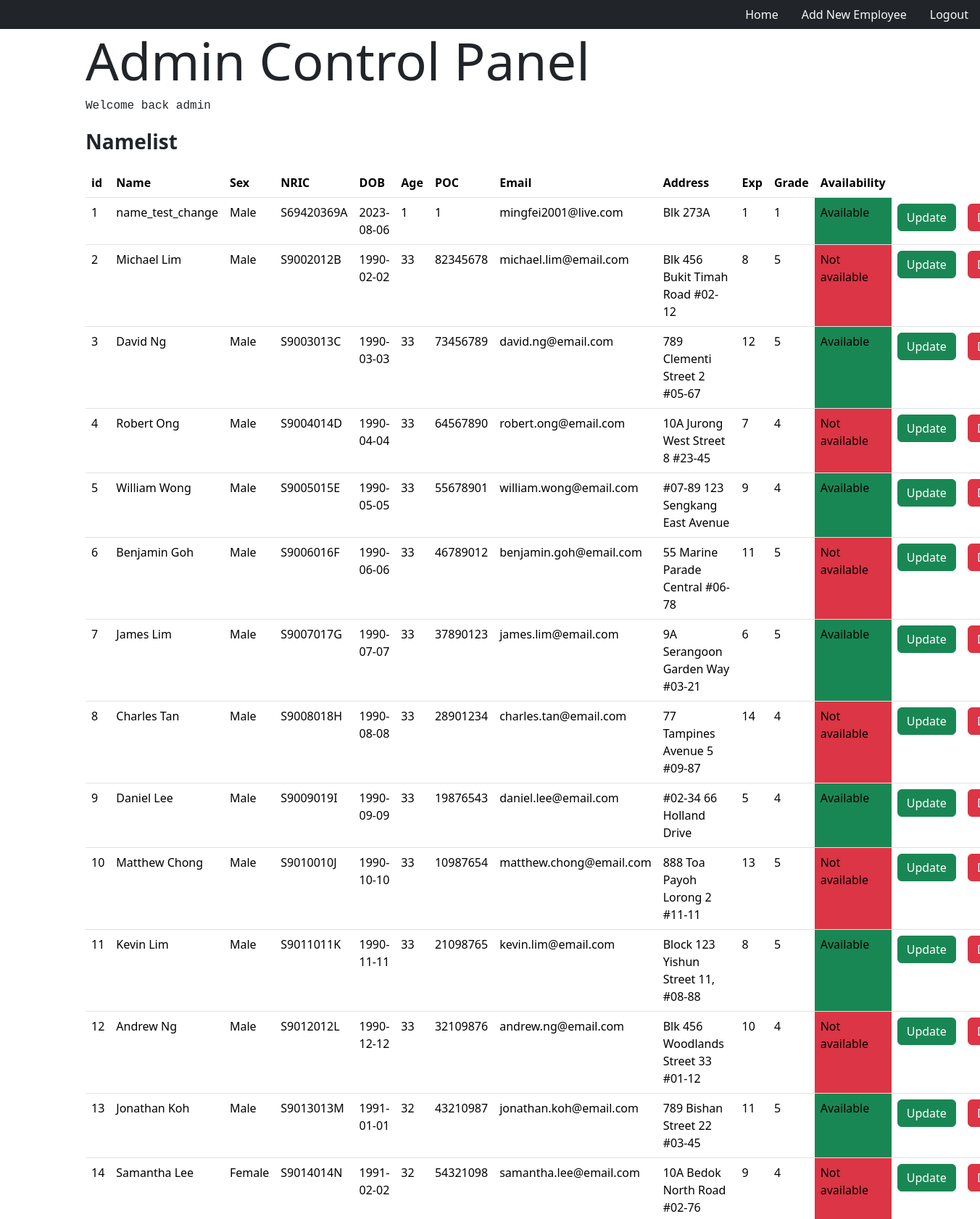
The page /admin (signed in, upper part) on the database its author committed.
### app.py (models this page shows)
class Users(db.Model, UserMixin):
    id = db.Column(db.Integer, primary_key=True, unique=True)
    username = db.Column(db.String(255), unique=True, nullable=False)
    password = db.Column(db.String(80),nullable=False)
    is_admin = db.Column(db.Boolean, default=False)
    is_root = db.Column(db.Boolean, default=False)

class Employees(db.Model):
    id = db.Column(db.Integer, primary_key=True, unique=True)
    name = db.Column(db.String(255))
    sex=db.Column(db.String(6))
    nric = db.Column(db.String(255))
    dob = db.Column(db.Date)
    age = db.Column(db.Integer)
    phone_number = db.Column(db.Integer)
    email = db.Column(db.String(255))
    home_address = db.Column(db.String(255))
    exp = db.Column(db.Integer)
    grade = db.Column(db.Integer, default=1)
    avail = db.Column(db.Boolean, default=True)

### app.py (the view)
@app.route('/admin', methods=['GET','POST'])
@login_required
def admin():
    if current_user.is_admin:
        username = current_user.username
        namelist=Employees.query.all()
        root = current_user.is_root
        return render_template('admin.html', namelist=namelist, root=root)
    else:
        return redirect(url_for('warning'))

### app.py (called while the page is built)
@login_manager.user_loader
def load_user(user_id):
    return Users.query.get(int(user_id))

### templates/admin.html (shortened to what this page needs)
<!DOCTYPE html>
<html lang="en">
<head>
    <link href="https://cdn.jsdelivr.net/npm/bootstrap@5.3.1/dist/css/bootstrap.min.css"
            rel="stylesheet"
>
</head>
<body>
    <nav class="nav justify-content-end bg-dark navbar-dark navbar-extend-lg">
        <a href="{{url_for('home')}}" class="nav-link link-light">Home</a>
        <a href="{{url_for('add_employee')}}" class="nav-link link-light">Add New Employee</a>
        <a href="{{url_for('logout')}}" class="nav-link link-light">Logout</a>
    </nav>
    <div class="container">
   <h1 class="display-2">Admin Control Panel</h1>
   <p class="font-monospace">Welcome back {{current_user.username}}</p>
    <p class="fs-3 fw-bolder">Namelist</p>
    <table class="table">
        <thead>
            <tr>
                <th>id</th>
                <th>Name</th>
                <th>Sex</th>
                <th>NRIC</th>
                <th>DOB</th>
                <th>Age</th>
                <th>POC</th>
                <th>Email</th>
                <th>Address</th>
                <th>Exp</th>
                <th>Grade</th>
                <th>Availability</th>
            </tr>
        </thead>
        <tbody>
            {% for ppl in namelist %}
            <tr>
                <td>{{ppl.id}}</td>
                <td>{{ppl.name}}</td>
                <td>{{ppl.sex}}</td>
                <td>{{ppl.nric}}</td>
                <td>{{ppl.dob}}</td>
                <td>{{ppl.age}}</td>
                <td>{{ppl.phone_number}}</td>
                <td>{{ppl.email}}</td>
                <td>{{ppl.home_address}}</td>
                <td>{{ppl.exp}}</td>
                <td>{{ppl.grade}}</td>
                    {% if ppl.avail == True %}
                <td class="bg-success">
                    <p>Available</p>
                </td>
                    {% elif ppl.avail == False %}
                <td class="bg-danger">
                    <p>Not available</p>
                </td>
                    {% endif %}
                <td><a href="/update_employee/{{ppl.id}}" class="btn btn-success">Update</a></td>
                <td><a href="/delete_employee/{{ppl.id}}" class="btn btn-danger">Delete</a></td>
            </tr>
            {% endfor %}
        </tbody>
    </table>
    </div>
</body>
</html>

### rows shown on the page
Users: username "admin"
Employees: id "1", name "name_test_change", sex "Male", nric "S69420369A", dob "2023-08-06", age "1", phone_number "1", email "mingfei2001@live.com", home_address "Blk 273A", exp "1", grade "1", avail "Available"
Employees: id "2", name "Michael Lim", sex "Male", nric "S9002012B", dob "1990-02-02", age "33", phone_number "82345678", email "michael.lim@email.com", home_address "Blk 456 Bukit Timah Road #02-12", exp "8", grade "5", avail "Not available"
Employees: id "3", name "David Ng", sex "Male", nric "S9003013C", dob "1990-03-03", age "33", phone_number "73456789", email "david.ng@email.com", home_address "789 Clementi Street 2 #05-67", exp "12", grade "5", avail "Available"
Employees: id "4", name "Robert Ong", sex "Male", nric "S9004014D", dob "1990-04-04", age "33", phone_number "64567890", email "robert.ong@email.com", home_address "10A Jurong West Street 8 #23-45", exp "7", grade "4", avail "Not available"
Employees: id "5", name "William Wong", sex "Male", nric "S9005015E", dob "1990-05-05", age "33", phone_number "55678901", email "william.wong@email.com", home_address "#07-89 123 Sengkang East Avenue", exp "9", grade "4", avail "Available"
Employees: id "6", name "Benjamin Goh", sex "Male", nric "S9006016F", dob "1990-06-06", age "33", phone_number "46789012", email "benjamin.goh@email.com", home_address "55 Marine Parade Central #06-78", exp "11", grade "5", avail "Not available"
Employees: id "7", name "James Lim", sex "Male", nric "S9007017G", dob "1990-07-07", age "33", phone_number "37890123", email "james.lim@email.com", home_address "9A Serangoon Garden Way #03-21", exp "6", grade "5", avail "Available"
Employees: id "8", name "Charles Tan", sex "Male", nric "S9008018H", dob "1990-08-08", age "33", phone_number "28901234", email "charles.tan@email.com", home_address "77 Tampines Avenue 5 #09-87", exp "14", grade "4", avail "Not available"
Employees: id "9", name "Daniel Lee", sex "Male", nric "S9009019I", dob "1990-09-09", age "33", phone_number "19876543", email "daniel.lee@email.com", home_address "#02-34 66 Holland Drive", exp "5", grade "4", avail "Available"
Employees: id "10", name "Matthew Chong", sex "Male", nric "S9010010J", dob "1990-10-10", age "33", phone_number "10987654", email "matthew.chong@email.com", home_address "888 Toa Payoh Lorong 2 #11-11", exp "13", grade "5", avail "Not available"
Employees: id "11", name "Kevin Lim", sex "Male", nric "S9011011K", dob "1990-11-11", age "33", phone_number "21098765", email "kevin.lim@email.com", home_address "Block 123 Yishun Street 11, #08-88", exp "8", grade "5", avail "Available"
Employees: id "12", name "Andrew Ng", sex "Male", nric "S9012012L", dob "1990-12-12", age "33", phone_number "32109876", email "andrew.ng@email.com", home_address "Blk 456 Woodlands Street 33 #01-12", exp "10", grade "4", avail "Not available"
Employees: id "13", name "Jonathan Koh", sex "Male", nric "S9013013M", dob "1991-01-01", age "32", phone_number "43210987", email "jonathan.koh@email.com", home_address "789 Bishan Street 22 #03-45", exp "11", grade "5", avail "Available"
Employees: id "14", name "Samantha Lee", sex "Female", nric "S9014014N", dob "1991-02-02", age "32", phone_number "54321098", email "samantha.lee@email.com", home_address "10A Bedok North Road #02-76", exp "9", grade "4", avail "Not available"
